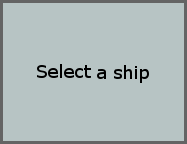
%> input picture images/tips_one.png, 187 x 144 px, given in place of hit.png, which was not available
$ octave --eval "Battleship;"   (GNU Octave 9; MATLAB toolbox functions it lacks are replaced by stand-ins)
%> lines starting %> are read from the running program, lines starting %| are printed output that depends on the picture; pictures that were not available may be replaced by others from this repository, and a replacement may not be noted
### renderScreen.m
% ==========================================================
% renderShips function
%
% Authors: Daniel Simpkins
%
% Renders the main screen elements such as the board,
% grid and letters on the grid. Also, sets up the game
% screen if it is not initialized.
% ==========================================================

function renderScreen()
	global g_gameScreen;

	if g_gameScreen == 0
		% Create the gameboard handle
		g_gameScreen = figure('Name', 'Battleship', 'NumberTitle', 'off', 'Resize', 'off');
		set(gcf, 'Position', [200, 200, 750, 750]);

		% Clean the UI
		set(g_gameScreen, 'MenuBar', 'none');
		set(g_gameScreen, 'ToolBar', 'none');
	end

    % Read the background images
    gameBoard = imread('images/gameboard.png');
    [grid, ~, gridAlpha] = imread('images/grid.png');

    % Display the gameboard
    imshow(gameBoard, 'Border', 'tight');
    hold on;

    % Draw and grid with alpha data
    g = imshow(grid, 'XData', [200,551], 'YData', [387, 738]);
    set(g, 'AlphaData', gridAlpha);

    g1 = imshow(grid, 'XData', [200,551], 'YData', [12, 363]);
    set(g1, 'AlphaData', gridAlpha);
end

### Battleship.m
% ==========================================================
% Battleship function
%
% Authors: Daniel Simpkins and Colin Williams
%
% Hosts main game loop and functionality
% ==========================================================

function Battleship
    clear, clc;

	% Create a game handler
	global g_gameScreen;
	g_gameScreen = 0;

	% Input keys to be used later
	KEY_R = 0;
	KEY_ESC = 0;
	KEY_ENTER = 0;
	KEY_M = 0;

	% Create a structure for each ship for both players
	player.destroyer.health = 2;
	player.destroyer.placed = 0;
	player.destroyer.selected = 0;
	player.destroyer.X = 0;
	player.destroyer.Y = 0;
	player.destroyer.R = 0;
	player.destroyer.finalized = 0;

	player.submarine.health = 3;
	player.submarine.placed = 0;
	player.submarine.selected = 0;
	player.submarine.X = 0;
	player.submarine.Y = 0;
	player.submarine.R = 0;
	player.submarine.finalized = 0;

	player.cruiser.health = 3;
	player.cruiser.placed = 0;
	player.cruiser.selected = 0;
	player.cruiser.X = 0;
	player.cruiser.Y = 0;
	player.cruiser.R = 0;
	player.cruiser.finalized = 0;

	player.battleship.health = 4;
	player.battleship.placed = 0;
	player.battleship.selected = 0;
	player.battleship.X = 0;
	player.battleship.Y = 0;
	player.battleship.R = 0;
	player.battleship.finalized = 0;

	player.carrier.health = 5;
	player.carrier.placed = 0;
	player.carrier.selected = 0;
	player.carrier.X = 0;
	player.carrier.Y = 0;
	player.carrier.R = 0;
	player.carrier.finalized = 0;

	enemy.destroyer.health = 2;
	enemy.destroyer.placed = 0;
	enemy.destroyer.X = 0;
	enemy.destroyer.Y = 0;
	enemy.destroyer.R = 0;

	enemy.submarine.health = 3;
	enemy.submarine.placed = 0;
	enemy.submarine.X = 0;
	enemy.submarine.Y = 0;
	enemy.submarine.R = 0;

	enemy.cruiser.health = 3;
	enemy.cruiser.placed = 0;
	enemy.cruiser.X = 0;
	enemy.cruiser.Y = 0;
	enemy.cruiser.R = 0;

	enemy.battleship.health = 4;
	enemy.battleship.placed = 0;
	enemy.battleship.X = 0;
	enemy.battleship.Y = 0;
	enemy.battleship.R = 0;

	enemy.carrier.health = 5;
	enemy.carrier.placed = 0;
	enemy.carrier.X = 0;
	enemy.carrier.Y = 0;
	enemy.carrier.R = 0;

	% [5 lines of commented-out code are left out]
	gamePhase = 1;

	% 0 for player victory
	% 1 for enemy victory
	victory = 1;

	% Counter for number of ships on board
	playerShipsPlaced = 0;
	enemyShipsPlaced = 0;

	% Create a 10x10 matrix for each board
    playerBoard(1:10, 1:10) = 0;
	enemyBoard(1:10, 1:10) = 0;

	% Create variables to assist enemy AI
	lastEnemyCoord = [0, 0];
	enemyState = 0;
	attackSuccess = 0;

	% Read in hit and miss images
	[hitImg, ~, hitAlpha] = imread('images/hit.png');
%> hitImg is the input picture: size 144x187x3 uint8; mean R, G, B 173.3, 185.1, 185.1
%> hitAlpha: size 144x187 uint8; every value is 255
	[missImg, ~, missAlpha] = imread('images/miss.png');
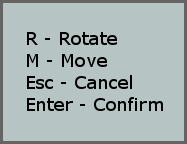
%> input picture images/tips_two.png, 187 x 144 px, given in place of miss.png, which was not available
%> missImg is the input picture: size 144x187x3 uint8; mean R, G, B 165.3, 176.5, 176.5

	% Read tips images for bottom corner
    tipsImgOne = imread('images/tips_one.png');
    tipsImgTwo = imread('images/tips_two.png');
    tipsImgThree = imread('images/tips_three.png');
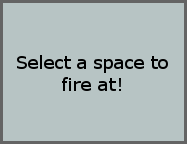
%> input picture images/tips_three.png, 187 x 144 px
%> tipsImgThree is the input picture: size 144x187x3 uint8; mean R, G, B 170.3, 181.9, 181.9
    tipsImgFour = imread('images/tips_four.png');
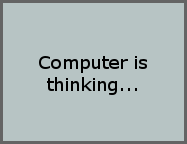
%> input picture images/tips_four.png, 187 x 144 px
%> tipsImgFour is the input picture: size 144x187x3 uint8; mean R, G, B 171.1, 182.7, 182.7
	tipsImgFive = imread('images/tips_five.png');
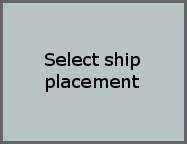
%> input picture images/tips_five.png, 187 x 144 px
%> tipsImgFive is the input picture: size 144x187x3 uint8; mean R, G, B 170.5, 182.1, 182.1
%> the run ends on the next line

	% Render the screen
	renderScreen();
